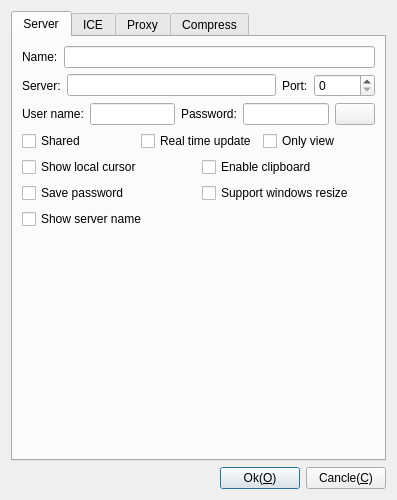
<?xml version="1.0" encoding="UTF-8"?>
<ui version="4.0">
 <class>CDlgSettingsRabbitVNC</class>
 <widget class="QDialog" name="CDlgSettingsRabbitVNC">
  <property name="geometry">
   <rect>
    <x>0</x>
    <y>0</y>
    <width>397</width>
    <height>500</height>
   </rect>
  </property>
  <property name="windowTitle">
   <string>Setting RabbitVNC</string>
  </property>
  <property name="windowIcon">
   <iconset resource="../../../App/Viewer/Resource/Resource.qrc">
    <normaloff>:/image/App</normaloff>:/image/App</iconset>
  </property>
  <layout class="QGridLayout" name="gridLayout_4">
   <item row="1" column="0">
    <layout class="QHBoxLayout" name="horizontalLayout_4">
     <item>
      <spacer name="horizontalSpacer">
       <property name="orientation">
        <enum>Qt::Horizontal</enum>
       </property>
       <property name="sizeHint" stdset="0">
        <size>
         <width>40</width>
         <height>20</height>
        </size>
       </property>
      </spacer>
     </item>
     <item>
      <widget class="QPushButton" name="pushButton">
       <property name="text">
        <string>Ok(&amp;O)</string>
       </property>
      </widget>
     </item>
     <item>
      <widget class="QPushButton" name="pushButton_2">
       <property name="text">
        <string>Cancle(&amp;C)</string>
       </property>
      </widget>
     </item>
    </layout>
   </item>
   <item row="0" column="0">
    <widget class="QTabWidget" name="tabWidget">
     <property name="currentIndex">
      <number>0</number>
     </property>
     <widget class="QWidget" name="Server">
      <attribute name="title">
       <string>Server</string>
      </attribute>
      <layout class="QGridLayout" name="gridLayout_9">
       <item row="5" column="0">
        <layout class="QHBoxLayout" name="horizontalLayout_8">
         <item>
          <widget class="QCheckBox" name="cbLocalCursor">
           <property name="text">
            <string>Show local cursor</string>
           </property>
          </widget>
         </item>
         <item>
          <widget class="QCheckBox" name="cbClipboard">
           <property name="text">
            <string>Enable clipboard</string>
           </property>
          </widget>
         </item>
        </layout>
       </item>
       <item row="0" column="0">
        <layout class="QHBoxLayout" name="horizontalLayout_9">
         <item>
          <widget class="QLabel" name="label_11">
           <property name="text">
            <string>Name:</string>
           </property>
          </widget>
         </item>
         <item>
          <widget class="QLineEdit" name="leName">
           <property name="toolTip">
            <string>Connecter name</string>
           </property>
           <property name="statusTip">
            <string>Connecter name</string>
           </property>
           <property name="whatsThis">
            <string>Connecter name</string>
           </property>
          </widget>
         </item>
        </layout>
       </item>
       <item row="4" column="0">
        <layout class="QHBoxLayout" name="horizontalLayout_7">
         <item>
          <widget class="QCheckBox" name="cbShared">
           <property name="text">
            <string>Shared</string>
           </property>
          </widget>
         </item>
         <item>
          <widget class="QCheckBox" name="cbRealTimeUpdate">
           <property name="text">
            <string>Real time update</string>
           </property>
          </widget>
         </item>
         <item>
          <widget class="QCheckBox" name="cbOnlyView">
           <property name="text">
            <string>Only view</string>
           </property>
          </widget>
         </item>
        </layout>
       </item>
       <item row="6" column="0">
        <layout class="QGridLayout" name="gridLayout">
         <item row="0" column="0">
          <widget class="QCheckBox" name="cbSave">
           <property name="text">
            <string>Save password</string>
           </property>
          </widget>
         </item>
         <item row="0" column="1">
          <widget class="QCheckBox" name="cbResizeWindows">
           <property name="text">
            <string>Support windows resize</string>
           </property>
          </widget>
         </item>
        </layout>
       </item>
       <item row="1" column="0">
        <layout class="QHBoxLayout" name="horizontalLayout_3">
         <item>
          <widget class="QLabel" name="lbServer">
           <property name="text">
            <string>Server:</string>
           </property>
          </widget>
         </item>
         <item>
          <widget class="QLineEdit" name="leServer">
           <property name="text">
            <string/>
           </property>
          </widget>
         </item>
         <item>
          <widget class="QLabel" name="label_6">
           <property name="text">
            <string>Port:</string>
           </property>
          </widget>
         </item>
         <item>
          <widget class="QSpinBox" name="spPort">
           <property name="maximum">
            <number>65536</number>
           </property>
          </widget>
         </item>
        </layout>
       </item>
       <item row="3" column="0">
        <layout class="QHBoxLayout" name="horizontalLayout">
         <item>
          <widget class="QLabel" name="label_2">
           <property name="text">
            <string>User name:</string>
           </property>
          </widget>
         </item>
         <item>
          <widget class="QLineEdit" name="leUserName"/>
         </item>
         <item>
          <widget class="QLabel" name="label_3">
           <property name="text">
            <string>Password:</string>
           </property>
          </widget>
         </item>
         <item>
          <widget class="QLineEdit" name="lePassword">
           <property name="inputMask">
            <string/>
           </property>
           <property name="text">
            <string/>
           </property>
           <property name="echoMode">
            <enum>QLineEdit::Password</enum>
           </property>
          </widget>
         </item>
         <item>
          <widget class="QPushButton" name="pbShow">
           <property name="text">
            <string/>
           </property>
           <property name="icon">
            <iconset resource="../../../App/Viewer/Resource/Resource.qrc">
             <normaloff>:/image/EyeOn</normaloff>:/image/EyeOn</iconset>
           </property>
           <property name="checkable">
            <bool>true</bool>
           </property>
           <property name="checked">
            <bool>false</bool>
           </property>
          </widget>
         </item>
        </layout>
       </item>
       <item row="8" column="0">
        <spacer name="verticalSpacer_4">
         <property name="orientation">
          <enum>Qt::Vertical</enum>
         </property>
         <property name="sizeHint" stdset="0">
          <size>
           <width>20</width>
           <height>40</height>
          </size>
         </property>
        </spacer>
       </item>
       <item row="7" column="0">
        <widget class="QCheckBox" name="cbShowServerName">
         <property name="text">
          <string>Show server name</string>
         </property>
        </widget>
       </item>
      </layout>
     </widget>
     <widget class="QWidget" name="tab">
      <attribute name="title">
       <string>ICE</string>
      </attribute>
      <layout class="QGridLayout" name="gridLayout_10">
       <item row="1" column="0">
        <widget class="QGroupBox" name="gpIce">
         <property name="title">
          <string>Ice:</string>
         </property>
         <property name="checkable">
          <bool>true</bool>
         </property>
         <property name="checked">
          <bool>true</bool>
         </property>
         <layout class="QGridLayout" name="gridLayout_8">
          <item row="1" column="0">
           <layout class="QHBoxLayout" name="horizontalLayout_16">
            <item>
             <widget class="QLabel" name="label_21">
              <property name="text">
               <string>Domain:</string>
              </property>
             </widget>
            </item>
            <item>
             <widget class="QLineEdit" name="leDomain"/>
            </item>
           </layout>
          </item>
          <item row="6" column="0">
           <layout class="QHBoxLayout" name="horizontalLayout_12">
            <item>
             <widget class="QLabel" name="label_16">
              <property name="text">
               <string>Turn user:</string>
              </property>
             </widget>
            </item>
            <item>
             <widget class="QLineEdit" name="leTurnUser"/>
            </item>
            <item>
             <widget class="QLabel" name="label_17">
              <property name="text">
               <string>Password:</string>
              </property>
             </widget>
            </item>
            <item>
             <widget class="QLineEdit" name="leTurnPassword"/>
            </item>
           </layout>
          </item>
          <item row="3" column="0">
           <layout class="QHBoxLayout" name="horizontalLayout_14">
            <item>
             <widget class="QLabel" name="label">
              <property name="text">
               <string>Peer user:</string>
              </property>
             </widget>
            </item>
            <item>
             <widget class="QLineEdit" name="lePeerUser"/>
            </item>
           </layout>
          </item>
          <item row="5" column="0">
           <layout class="QGridLayout" name="gridLayout_5">
            <item row="0" column="0">
             <widget class="QLabel" name="label_14">
              <property name="text">
               <string>Turn server:</string>
              </property>
             </widget>
            </item>
            <item row="0" column="1">
             <widget class="QLineEdit" name="leTurnServer"/>
            </item>
            <item row="0" column="2">
             <widget class="QLabel" name="label_15">
              <property name="text">
               <string>Port:</string>
              </property>
             </widget>
            </item>
            <item row="0" column="3">
             <widget class="QSpinBox" name="spTurnPort">
              <property name="maximum">
               <number>65536</number>
              </property>
             </widget>
            </item>
           </layout>
          </item>
          <item row="0" column="0">
           <layout class="QHBoxLayout" name="horizontalLayout_15">
            <item>
             <widget class="QLabel" name="lbServer_2">
              <property name="text">
               <string>Signal server:</string>
              </property>
             </widget>
            </item>
            <item>
             <widget class="QLineEdit" name="leIceSignalServer">
              <property name="text">
               <string/>
              </property>
             </widget>
            </item>
            <item>
             <widget class="QLabel" name="label_20">
              <property name="text">
               <string>Port:</string>
              </property>
             </widget>
            </item>
            <item>
             <widget class="QSpinBox" name="spSignalPort">
              <property name="maximum">
               <number>65536</number>
              </property>
             </widget>
            </item>
           </layout>
          </item>
          <item row="2" column="0">
           <layout class="QHBoxLayout" name="horizontalLayout_13">
            <item>
             <widget class="QLabel" name="label_18">
              <property name="text">
               <string>Signal user:</string>
              </property>
             </widget>
            </item>
            <item>
             <widget class="QLineEdit" name="leSignalUser"/>
            </item>
            <item>
             <widget class="QLabel" name="label_19">
              <property name="text">
               <string>Password:</string>
              </property>
             </widget>
            </item>
            <item>
             <widget class="QLineEdit" name="leSignalPassword"/>
            </item>
           </layout>
          </item>
          <item row="4" column="0">
           <layout class="QHBoxLayout" name="horizontalLayout_2">
            <item>
             <widget class="QLabel" name="label_12">
              <property name="text">
               <string>Stun server:</string>
              </property>
             </widget>
            </item>
            <item>
             <widget class="QLineEdit" name="leStunServer"/>
            </item>
            <item>
             <widget class="QLabel" name="label_13">
              <property name="text">
               <string>Port:</string>
              </property>
             </widget>
            </item>
            <item>
             <widget class="QSpinBox" name="spStunPort">
              <property name="maximum">
               <number>65536</number>
              </property>
             </widget>
            </item>
           </layout>
          </item>
          <item row="7" column="0">
           <spacer name="verticalSpacer_2">
            <property name="orientation">
             <enum>Qt::Vertical</enum>
            </property>
            <property name="sizeHint" stdset="0">
             <size>
              <width>20</width>
              <height>40</height>
             </size>
            </property>
           </spacer>
          </item>
         </layout>
        </widget>
       </item>
      </layout>
     </widget>
     <widget class="QWidget" name="Proxy">
      <attribute name="title">
       <string>Proxy</string>
      </attribute>
      <layout class="QGridLayout" name="gridLayout_7">
       <item row="1" column="0">
        <layout class="QGridLayout" name="gridLayout_6">
         <item row="0" column="3">
          <widget class="QSpinBox" name="spProxyPort">
           <property name="maximum">
            <number>65537</number>
           </property>
          </widget>
         </item>
         <item row="0" column="2">
          <widget class="QLabel" name="label_8">
           <property name="text">
            <string>Port:</string>
           </property>
          </widget>
         </item>
         <item row="0" column="0">
          <widget class="QLabel" name="label_7">
           <property name="text">
            <string>Server:</string>
           </property>
          </widget>
         </item>
         <item row="0" column="1">
          <widget class="QLineEdit" name="leProxyServer"/>
         </item>
        </layout>
       </item>
       <item row="0" column="0">
        <layout class="QVBoxLayout" name="verticalLayout">
         <item>
          <widget class="QRadioButton" name="rbProxyNo">
           <property name="text">
            <string>No</string>
           </property>
          </widget>
         </item>
         <item>
          <widget class="QRadioButton" name="rbProxySocks">
           <property name="text">
            <string>Socks5</string>
           </property>
          </widget>
         </item>
         <item>
          <widget class="QRadioButton" name="rbHttp">
           <property name="text">
            <string>Http</string>
           </property>
          </widget>
         </item>
        </layout>
       </item>
       <item row="2" column="0">
        <layout class="QHBoxLayout" name="horizontalLayout_10">
         <item>
          <widget class="QLabel" name="label_9">
           <property name="text">
            <string>User name:</string>
           </property>
          </widget>
         </item>
         <item>
          <widget class="QLineEdit" name="leProxyUser"/>
         </item>
        </layout>
       </item>
       <item row="3" column="0">
        <layout class="QHBoxLayout" name="horizontalLayout_11">
         <item>
          <widget class="QLabel" name="label_10">
           <property name="text">
            <string>Password:</string>
           </property>
          </widget>
         </item>
         <item>
          <widget class="QLineEdit" name="leProxyPassword"/>
         </item>
        </layout>
       </item>
       <item row="4" column="0">
        <spacer name="verticalSpacer">
         <property name="orientation">
          <enum>Qt::Vertical</enum>
         </property>
         <property name="sizeHint" stdset="0">
          <size>
           <width>20</width>
           <height>40</height>
          </size>
         </property>
        </spacer>
       </item>
      </layout>
     </widget>
     <widget class="QWidget" name="Compress">
      <attribute name="title">
       <string>Compress</string>
      </attribute>
      <layout class="QGridLayout" name="gridLayout_2">
       <item row="1" column="1">
        <widget class="QGroupBox" name="gpColorLevel">
         <property name="title">
          <string>Color level</string>
         </property>
         <layout class="QFormLayout" name="formLayout">
          <item row="1" column="0">
           <widget class="QRadioButton" name="rbFull">
            <property name="text">
             <string>Full</string>
            </property>
           </widget>
          </item>
          <item row="3" column="0">
           <widget class="QRadioButton" name="rbLow">
            <property name="text">
             <string>Low</string>
            </property>
           </widget>
          </item>
          <item row="2" column="0">
           <widget class="QRadioButton" name="rbMeduim">
            <property name="text">
             <string>Meduim</string>
            </property>
           </widget>
          </item>
          <item row="4" column="0">
           <widget class="QRadioButton" name="rbVeryLow">
            <property name="text">
             <string>Very low</string>
            </property>
           </widget>
          </item>
         </layout>
        </widget>
       </item>
       <item row="3" column="1">
        <layout class="QHBoxLayout" name="horizontalLayout_5">
         <item>
          <widget class="QSpinBox" name="spCompressLevel">
           <property name="maximum">
            <number>9</number>
           </property>
           <property name="value">
            <number>0</number>
           </property>
          </widget>
         </item>
         <item>
          <widget class="QLabel" name="label_5">
           <property name="text">
            <string>0=fast, 9=best</string>
           </property>
          </widget>
         </item>
        </layout>
       </item>
       <item row="4" column="0" colspan="2">
        <layout class="QHBoxLayout" name="horizontalLayout_6">
         <item>
          <widget class="QCheckBox" name="cbJPEG">
           <property name="text">
            <string>Enable JPEG compress</string>
           </property>
          </widget>
         </item>
         <item>
          <widget class="QSpinBox" name="spJPEGLevel">
           <property name="maximum">
            <number>9</number>
           </property>
          </widget>
         </item>
         <item>
          <widget class="QLabel" name="label_4">
           <property name="text">
            <string>0=Worst, 9=best</string>
           </property>
          </widget>
         </item>
        </layout>
       </item>
       <item row="1" column="0" rowspan="3">
        <widget class="QGroupBox" name="gpEncodeing">
         <property name="title">
          <string>preferred Encoding</string>
         </property>
         <layout class="QGridLayout" name="gridLayout_3">
          <item row="0" column="0">
           <widget class="QRadioButton" name="rbTight">
            <property name="text">
             <string>Tight</string>
            </property>
           </widget>
          </item>
          <item row="2" column="0">
           <widget class="QRadioButton" name="rbHextile">
            <property name="text">
             <string>Hextile</string>
            </property>
           </widget>
          </item>
          <item row="6" column="0">
           <widget class="QRadioButton" name="rbRaw">
            <property name="text">
             <string>Raw</string>
            </property>
           </widget>
          </item>
          <item row="1" column="0">
           <widget class="QRadioButton" name="rbZRLE">
            <property name="text">
             <string>ZRLE</string>
            </property>
           </widget>
          </item>
          <item row="3" column="0">
           <widget class="QRadioButton" name="rbCoRRE">
            <property name="text">
             <string>CoRRE</string>
            </property>
           </widget>
          </item>
          <item row="4" column="0">
           <widget class="QRadioButton" name="rbRRE">
            <property name="text">
             <string>RRE</string>
            </property>
           </widget>
          </item>
          <item row="5" column="0">
           <widget class="QRadioButton" name="rbCopyRect">
            <property name="text">
             <string>copyRect</string>
            </property>
           </widget>
          </item>
         </layout>
        </widget>
       </item>
       <item row="2" column="1">
        <widget class="QCheckBox" name="cbCompress">
         <property name="text">
          <string>Compress level:</string>
         </property>
        </widget>
       </item>
       <item row="0" column="0">
        <widget class="QCheckBox" name="cbCompressAutoSelect">
         <property name="text">
          <string>Auto select</string>
         </property>
        </widget>
       </item>
      </layout>
     </widget>
    </widget>
   </item>
  </layout>
 </widget>
 <tabstops>
  <tabstop>leServer</tabstop>
  <tabstop>leUserName</tabstop>
  <tabstop>lePassword</tabstop>
  <tabstop>cbShared</tabstop>
  <tabstop>cbRealTimeUpdate</tabstop>
  <tabstop>cbLocalCursor</tabstop>
  <tabstop>cbClipboard</tabstop>
  <tabstop>cbSave</tabstop>
  <tabstop>cbResizeWindows</tabstop>
  <tabstop>cbOnlyView</tabstop>
  <tabstop>pushButton</tabstop>
  <tabstop>pushButton_2</tabstop>
  <tabstop>cbCompressAutoSelect</tabstop>
  <tabstop>rbTight</tabstop>
  <tabstop>rbZRLE</tabstop>
  <tabstop>rbHextile</tabstop>
  <tabstop>rbCoRRE</tabstop>
  <tabstop>rbRRE</tabstop>
  <tabstop>rbCopyRect</tabstop>
  <tabstop>rbRaw</tabstop>
  <tabstop>rbFull</tabstop>
  <tabstop>rbMeduim</tabstop>
  <tabstop>rbLow</tabstop>
  <tabstop>rbVeryLow</tabstop>
  <tabstop>cbCompress</tabstop>
  <tabstop>spCompressLevel</tabstop>
  <tabstop>cbJPEG</tabstop>
  <tabstop>spJPEGLevel</tabstop>
  <tabstop>tabWidget</tabstop>
 </tabstops>
 <resources>
  <include location="../../../App/Viewer/Resource/Resource.qrc"/>
 </resources>
 <connections/>
</ui>
